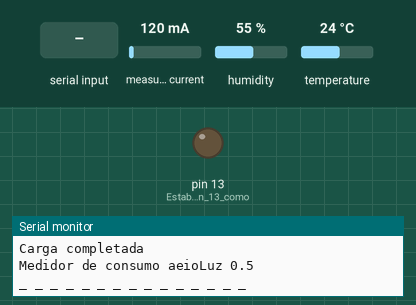
Recording of a sketch running on a simulated Arduino Uno, built with avr-gcc and run on an emulated ATmega328P. On the bench: output pins drawn as LEDs (lit = HIGH), the last lines printed to the serial monitor. The inputs (shaded band) are chosen by the test bench; at power-on: measured current 120 mA, humidity 55 %, temperature 24 °C.

Above: at 2.6 s.
2.7 s: "h" received over Serial
At 8.6 s:
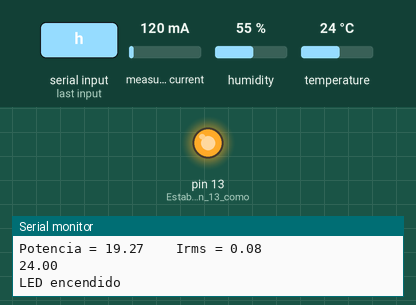
9.8 s: "l" received over Serial
At 12.6 s:
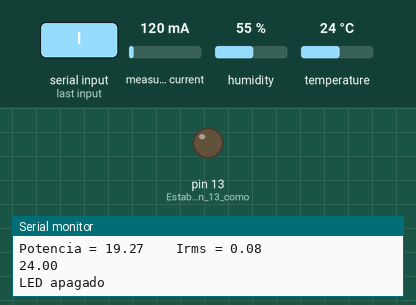
13.3 s: "H" received over Serial
At 16.4 s:
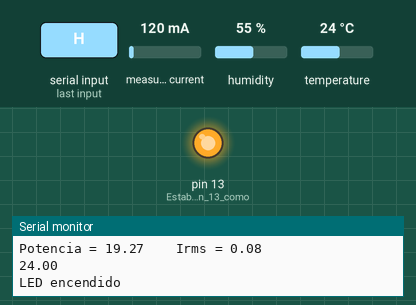
16.7 s: "L" received over Serial
At 19.4 s:
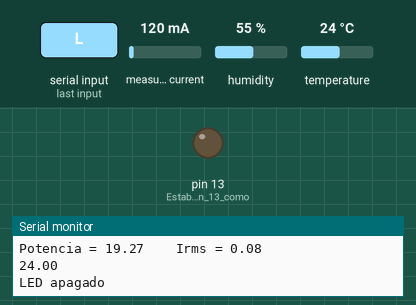
Timing chart, 0 to 20.9 s (numbered marks = the images above; inputs shaded):
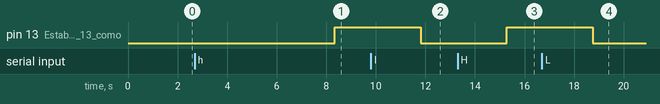

Measured:
- after the input at 2.7 s, pin 13 (Establecer_el_pin_13_como): LOW → HIGH after 5.6 s
- after the input at 9.8 s, pin 13 (Establecer_el_pin_13_como): HIGH → LOW after 2.0 s
- after the input at 13.3 s, pin 13 (Establecer_el_pin_13_como): LOW → HIGH after 2.0 s
- after the input at 16.7 s, pin 13 (Establecer_el_pin_13_como): HIGH → LOW after 2.1 s

The sketch:

Pinza_amperim_trica_base.ino
```cpp
//Monitorización PE aeioLuz

//Medidor de Consumo eléctrico, temperatura y humedad para automatización de seguimiento en PE

//Periféficos:

//Medir caudal de agua.
//Envío datos por SMS con GPRS.
//Sistema de detección inyección a red.

//Ya completado:

//Sistema de división de tensión necesario para poder leer con los puertos anológicos de Arduino.
//Sistema para pasar la señal alterna de la pinza amperimétrica a contínua para poder leerla.
//Código para la interpretación de las lecturas de corriente + calibración.
//Integración + Código del sensor DHT22 Temperatura y Humedad.
//Integración + Código de bluetooth HC-06


//Falta aún por realizar:

//Sistema mediante código para tener una media de lecturas más estable en todas las mediciones.
//Sistema mediante código para descartar los primeros 30s (o lo que sea necesario) para no registrar las priemras lecturas.
//Definir alimentación para sensores 5V y 3.3V.
//Desarrollo de la APP con APP Inventor 2 (Es la mejor de las que he probado, pero puede ser otra) + Implantación en código.
//Integración + código del sistema WIFI, conectar a red, envío de datos a un servidor...
//Integración + código des sistema GPRS + envío de SMS + recepción de la información.
//Integración + código del reloj + menú en app para poder ponerlo en hora (esto no se si es posible realizar).
//Integración + código de botón reset.
//Sistema para almacenar la información obtenida para su análisis.
//Envío de datos desde el Wifi del móvil del usuario (no se si es posible).
//Diseño de PCB.
//Diseño carcasa.

/*ESQUEMA DE CONEXION
                                     +-----+
        +----[PWR]-------------------| USB |--+
        |                            +-----+  |
        |         GND/RST2  [ ][ ]            |
        |       MOSI2/SCK2  [ ][ ]  A5/SCL[ ] |
        |          5V/MISO2 [ ][ ]  A4/SDA[ ] |
        |                             AREF[ ] |
        |                              GND[ ] |
        | [ ]N/C                    SCK/13[ ] |
        | [ ]IOREF                 MISO/12[ ] |
        | [ ]RST                   MOSI/11[ ]~|
        | [ ]3V3    +---+               10[ ]~|
        | [ ]5v    -| A |-               9[ ]~|
        | [ ]GND   -| R |-               8[ ] |
        | [ ]GND   -| D |-                    |
        | [ ]Vin   -| U |-               7[ ] |
        |          -| I |-               6[ ]~|
        | [ ]A0    -| N |-               5[ ]~|
        | [ ]A1    -| O |-               4[ ] |
        | [ ]A2     +---+           INT1/3[ ]~|
        | [ ]A3                     INT0/2[ ] |
        | [ ]A4/SDA  RST SCK MISO     TX>1[ ] |
        | [ ]A5/SCL  [ ] [ ] [ ]      RX<0[ ] |
        |            [ ] [ ] [ ]              |
        |  UNO_R3    GND MOSI 5V  ____________/
         \_______________________/

*/
#include "DHT.h"
#define DHTTYPE DHT22   // DHT 22  (AM2302), AM2321

const int DHTPin = 5;     // what digital pin we're connected to
DHT dht(DHTPin, DHTTYPE);

// Include Emon Library
#include "EmonLib.h"
// Crear una instancia EnergyMonitor
EnergyMonitor energyMonitor;
// Voltaje de nuestra red eléctrica
float voltajeRed = 235.0;
void setup()
{
  dht.begin();
  Serial.begin(9600);
  // Iniciamos la clase indicando
  // Número de pin: donde tenemos conectado el SCT-013
  // Valor de calibración: valor obtenido de la calibración teórica
  energyMonitor.current(5, 13.24);

  delay(200);
  Serial.println("Cargando...");
  delay(500);
  Serial.println("Carga completada");
  delay(200);
  Serial.println("Medidor de consumo aeioLuz 0.5");
  delay(500);
  Serial.println("_ _ _ _ _ _ _ _ _ _ _ _ _ _ _");

  pinMode(13, OUTPUT); //Establecer el pin 13 como salida

}

void printMeasure(String prefix, float value, String postfix)
{
   Serial.print(prefix);
   Serial.print(value, 3);
   Serial.println(postfix);

}

void loop()
{
// Reading temperature or humidity takes about 250 milliseconds!
   float h = dht.readHumidity();
   float t = dht.readTemperature();

   /*if (isnan(h) || isnan(t)) {
      Serial.println("Fallo sensor Temp/Humed.");
      return;
   }*/


  // Obtenemos el valor de la corriente eficaz
  // Pasamos el número de muestras que queremos tomar
  double Irms = energyMonitor.calcIrms(14840000);
  Irms = Irms - 0.038;
  // Calculamos la potencia aparente
  double potencia =  Irms * voltajeRed;
  // Mostramos la información por el monitor serie
  Serial.print("Potencia = ");
  Serial.print(potencia);
  Serial.print("    Irms = ");
  Serial.println(Irms);
  Serial.println(t);


  if(Serial.available()>=1)
   {
      char entrada = Serial.read(); //Leer un caracter

      if(entrada == 'h' or entrada == 'H') //Si es 'H', encender el LED
      {
         digitalWrite(13, HIGH);
         Serial.println("LED encendido");
      }

      else if(entrada == 'l' or entrada == 'L') //Si es 'L', apagar el LED
      {
         digitalWrite(13, LOW);
         Serial.println("LED apagado");
      }

      else if(entrada == 'i' or entrada == 'I') //Si es 'I', mostrar un mensaje de ayuda
      {
         Serial.println("Comandos:n (i) - abrir esta listan (h)- encender ledn (l) - apagar ledn");
      }
   }
}
```
